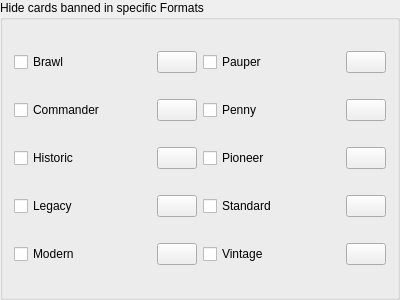
<?xml version="1.0" encoding="UTF-8"?>
<ui version="4.0">
 <class>FormatPrintingFilter</class>
 <widget class="QGroupBox" name="FormatPrintingFilter">
  <property name="geometry">
   <rect>
    <x>0</x>
    <y>0</y>
    <width>400</width>
    <height>300</height>
   </rect>
  </property>
  <property name="title">
   <string>Hide cards banned in specific Formats</string>
  </property>
  <layout class="QGridLayout" name="format_filter_layout">
   <item row="4" column="0">
    <widget class="QCheckBox" name="hide_banned_in_modern">
     <property name="text">
      <string>Modern</string>
     </property>
    </widget>
   </item>
   <item row="1" column="0">
    <widget class="QCheckBox" name="hide_banned_in_commander">
     <property name="text">
      <string>Commander</string>
     </property>
    </widget>
   </item>
   <item row="0" column="0">
    <widget class="QCheckBox" name="hide_banned_in_brawl">
     <property name="text">
      <string>Brawl</string>
     </property>
    </widget>
   </item>
   <item row="1" column="2">
    <widget class="QCheckBox" name="hide_banned_in_penny">
     <property name="text">
      <string>Penny</string>
     </property>
    </widget>
   </item>
   <item row="4" column="2">
    <widget class="QCheckBox" name="hide_banned_in_vintage">
     <property name="text">
      <string>Vintage</string>
     </property>
    </widget>
   </item>
   <item row="0" column="2">
    <widget class="QCheckBox" name="hide_banned_in_pauper">
     <property name="text">
      <string>Pauper</string>
     </property>
    </widget>
   </item>
   <item row="1" column="1">
    <widget class="QPushButton" name="view_banned_in_commander">
     <property name="sizePolicy">
      <sizepolicy hsizetype="Fixed" vsizetype="Fixed">
       <horstretch>0</horstretch>
       <verstretch>0</verstretch>
      </sizepolicy>
     </property>
     <property name="toolTip">
      <string>View cards hidden by this filter on the Scryfall website.</string>
     </property>
     <property name="icon">
      <iconset theme="globe">
       <normaloff>.</normaloff>.</iconset>
     </property>
    </widget>
   </item>
   <item row="2" column="2">
    <widget class="QCheckBox" name="hide_banned_in_pioneer">
     <property name="text">
      <string>Pioneer</string>
     </property>
    </widget>
   </item>
   <item row="3" column="2">
    <widget class="QCheckBox" name="hide_banned_in_standard">
     <property name="text">
      <string>Standard</string>
     </property>
    </widget>
   </item>
   <item row="0" column="1">
    <widget class="QPushButton" name="view_banned_in_brawl">
     <property name="sizePolicy">
      <sizepolicy hsizetype="Fixed" vsizetype="Fixed">
       <horstretch>0</horstretch>
       <verstretch>0</verstretch>
      </sizepolicy>
     </property>
     <property name="toolTip">
      <string>View cards hidden by this filter on the Scryfall website.</string>
     </property>
     <property name="icon">
      <iconset theme="globe">
       <normaloff>.</normaloff>.</iconset>
     </property>
    </widget>
   </item>
   <item row="3" column="1">
    <widget class="QPushButton" name="view_banned_in_legacy">
     <property name="sizePolicy">
      <sizepolicy hsizetype="Fixed" vsizetype="Fixed">
       <horstretch>0</horstretch>
       <verstretch>0</verstretch>
      </sizepolicy>
     </property>
     <property name="toolTip">
      <string>View cards hidden by this filter on the Scryfall website.</string>
     </property>
     <property name="icon">
      <iconset theme="globe">
       <normaloff>.</normaloff>.</iconset>
     </property>
    </widget>
   </item>
   <item row="4" column="1">
    <widget class="QPushButton" name="view_banned_in_modern">
     <property name="sizePolicy">
      <sizepolicy hsizetype="Fixed" vsizetype="Fixed">
       <horstretch>0</horstretch>
       <verstretch>0</verstretch>
      </sizepolicy>
     </property>
     <property name="toolTip">
      <string>View cards hidden by this filter on the Scryfall website.</string>
     </property>
     <property name="icon">
      <iconset theme="globe">
       <normaloff>.</normaloff>.</iconset>
     </property>
    </widget>
   </item>
   <item row="2" column="0">
    <widget class="QCheckBox" name="hide_banned_in_historic">
     <property name="text">
      <string>Historic</string>
     </property>
    </widget>
   </item>
   <item row="3" column="0">
    <widget class="QCheckBox" name="hide_banned_in_legacy">
     <property name="text">
      <string>Legacy</string>
     </property>
    </widget>
   </item>
   <item row="2" column="1">
    <widget class="QPushButton" name="view_banned_in_historic">
     <property name="sizePolicy">
      <sizepolicy hsizetype="Fixed" vsizetype="Fixed">
       <horstretch>0</horstretch>
       <verstretch>0</verstretch>
      </sizepolicy>
     </property>
     <property name="toolTip">
      <string>View cards hidden by this filter on the Scryfall website.</string>
     </property>
     <property name="icon">
      <iconset theme="globe">
       <normaloff>.</normaloff>.</iconset>
     </property>
    </widget>
   </item>
   <item row="0" column="3">
    <widget class="QPushButton" name="view_banned_in_pauper">
     <property name="sizePolicy">
      <sizepolicy hsizetype="Fixed" vsizetype="Fixed">
       <horstretch>0</horstretch>
       <verstretch>0</verstretch>
      </sizepolicy>
     </property>
     <property name="toolTip">
      <string>View cards hidden by this filter on the Scryfall website.</string>
     </property>
     <property name="icon">
      <iconset theme="globe">
       <normaloff>.</normaloff>.</iconset>
     </property>
    </widget>
   </item>
   <item row="1" column="3">
    <widget class="QPushButton" name="view_banned_in_penny">
     <property name="sizePolicy">
      <sizepolicy hsizetype="Fixed" vsizetype="Fixed">
       <horstretch>0</horstretch>
       <verstretch>0</verstretch>
      </sizepolicy>
     </property>
     <property name="toolTip">
      <string>View cards hidden by this filter on the Scryfall website.</string>
     </property>
     <property name="icon">
      <iconset theme="globe">
       <normaloff>.</normaloff>.</iconset>
     </property>
    </widget>
   </item>
   <item row="2" column="3">
    <widget class="QPushButton" name="view_banned_in_pioneer">
     <property name="sizePolicy">
      <sizepolicy hsizetype="Fixed" vsizetype="Fixed">
       <horstretch>0</horstretch>
       <verstretch>0</verstretch>
      </sizepolicy>
     </property>
     <property name="toolTip">
      <string>View cards hidden by this filter on the Scryfall website.</string>
     </property>
     <property name="icon">
      <iconset theme="globe">
       <normaloff>.</normaloff>.</iconset>
     </property>
    </widget>
   </item>
   <item row="3" column="3">
    <widget class="QPushButton" name="view_banned_in_standard">
     <property name="sizePolicy">
      <sizepolicy hsizetype="Fixed" vsizetype="Fixed">
       <horstretch>0</horstretch>
       <verstretch>0</verstretch>
      </sizepolicy>
     </property>
     <property name="toolTip">
      <string>View cards hidden by this filter on the Scryfall website.</string>
     </property>
     <property name="icon">
      <iconset theme="globe">
       <normaloff>.</normaloff>.</iconset>
     </property>
    </widget>
   </item>
   <item row="4" column="3">
    <widget class="QPushButton" name="view_banned_in_vintage">
     <property name="sizePolicy">
      <sizepolicy hsizetype="Fixed" vsizetype="Fixed">
       <horstretch>0</horstretch>
       <verstretch>0</verstretch>
      </sizepolicy>
     </property>
     <property name="toolTip">
      <string>View cards hidden by this filter on the Scryfall website.</string>
     </property>
     <property name="icon">
      <iconset theme="globe">
       <normaloff>.</normaloff>.</iconset>
     </property>
    </widget>
   </item>
  </layout>
 </widget>
 <resources/>
 <connections/>
</ui>
